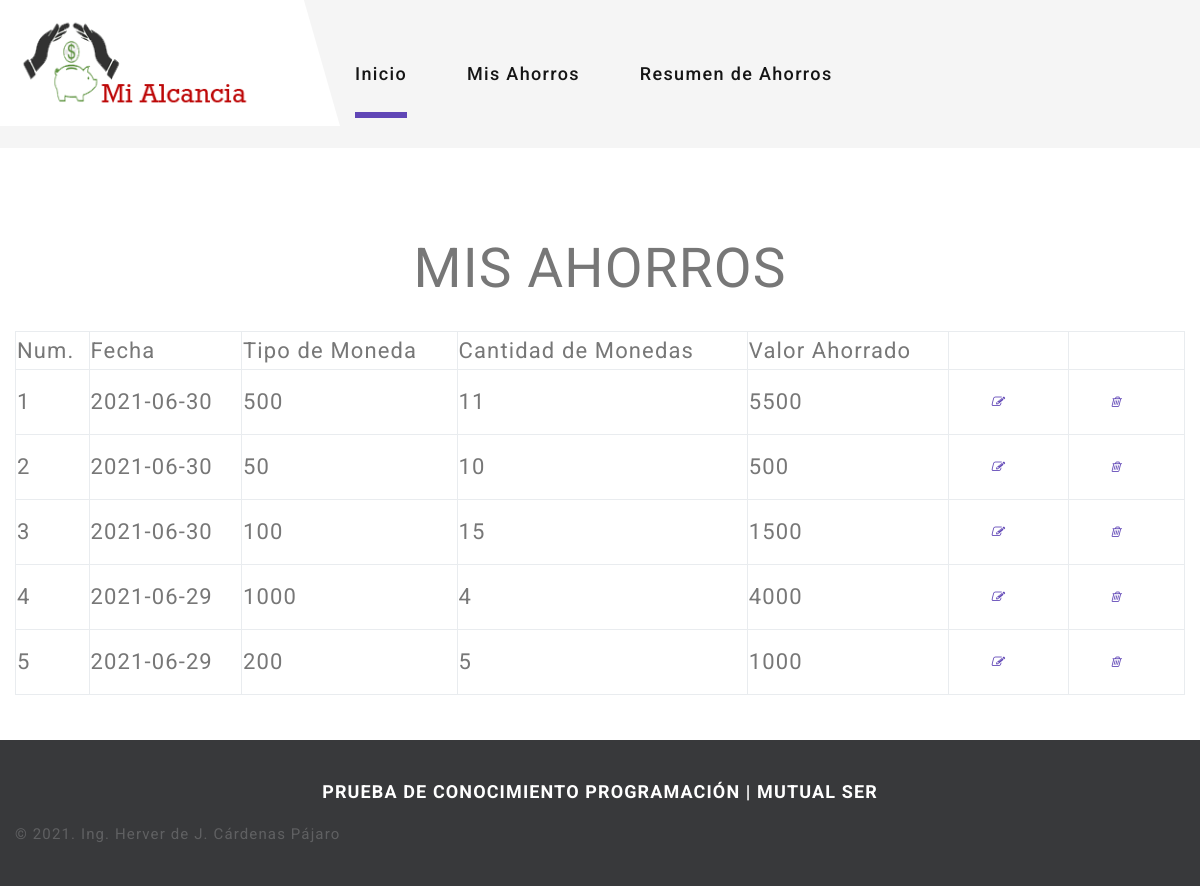
Screenshot of /misahorros with the database file from the repository.
### tables this page shows
CREATE TABLE IF NOT EXISTS `ahorro` (
  `id` int(11) NOT NULL AUTO_INCREMENT,
  `fecha` date NOT NULL,
  `tipom` varchar(200) NOT NULL,
  `cantidadm` int(11) NOT NULL,
  `vahorrado` int(11) NOT NULL,
  PRIMARY KEY (`id`)
);

### controladores/plantilla.controlador.php (called while the page is built)
<?php
class ControladorPlantilla{
	public function ctrTraerPlantilla(){
		include "vistas/plantilla.php";
	}
}

### index.php (called while the page is built)
<?php
require_once "controladores/plantilla.controlador.php";
require_once "controladores/pagina.controlador.php";
require_once "modelos/pagina.modelo.php";
$plantilla = new ControladorPlantilla();
$plantilla -> ctrTraerPlantilla();
?>

### controladores/pagina.controlador.php (called while the page is built, shortened)
<?php
class ControladorFormularios{
static public function ctrmostrarahorros(){
	$tabla = "ahorro";
	$respuesta = ModeloFormularios::mdlseleccionarahorros($tabla);
	return $respuesta;
}
}
?>

### modelos/conexion.php (called while the page is built)
<?php
class Conexion {
	static public function conectar(){
		$link = new PDO("mysql:host=localhost;dbname=alcancia",
						"root",
						"");
		$link->exec("set names utf8");
		return $link;
	}
}
?>

### modelos/pagina.modelo.php (called while the page is built, shortened)
<?php
require_once "conexion.php";
class ModeloFormularios{
static public function mdlseleccionarahorros($tabla){
		$stmt = Conexion::conectar()->prepare("SELECT * FROM $tabla ORDER BY id asc ");
		$stmt->execute();
		return $stmt->fetchAll();
	}
}
?>

### vistas/paginas/misahorros.php (the view, shortened to what this page needs)
<?php
$ahorros = ControladorFormularios::ctrmostrarahorros();
?>
 <section class="section section-sm section-first bg-default">
        <div class="container">
          <h3 class="heading-3" style="text-align: center;">MIS AHORROS</h3><br>
         <table class="table-bordered table-success" width="100%" style="font-size: 22px">
          <tr>
            <td>Num.</td>
            <td>Fecha</td>
            <td>Tipo de Moneda</td>
            <td>Cantidad de Monedas</td>
            <td>Valor Ahorrado</td>
            <td></td>
            <td></td>
          </tr>
           <?php foreach ($ahorros as $key => $value):?>
            <tr>
            <td><?php echo ($key +1); ?></td>
            <td><?php echo $value["fecha"]; ?></td>
            <td><?php echo $value["tipom"]; ?></td>
            <td><?php echo $value["cantidadm"]; ?></td>
            <td><?php echo $value["vahorrado"]; ?></td>
            <td> <a href="index.php?pagina=editar&id=<?php echo $value["id"];  ?>" title="Editar" role="button" class="btn btn-success btn-sm" data-toggle="modal" ><i class=" fa fa-edit" ></i></a></td>
                            <td> <a href="#e<?php echo $value['id']; ?>" title="Agregar" role="button" class="btn btn-success btn-sm" data-toggle="modal" >
                              <i class=" fa fa-trash-o" ></i>
                            </a>
                          </td>
            </tr>
            <?php endforeach ?>
            </table>
        </div>
      </section>

### vistas/plantilla.php (shortened to what this page needs)
<!DOCTYPE html>
<html lang="en">
<head>
    <link rel="stylesheet" href="vistas/css/bootstrap.css">
    <link rel="stylesheet" href="vistas/css/fonts.css">
    <link rel="stylesheet" href="vistas/css/style.css">
</head>
<body>
	<?php
	include "paginas/modulos/cabecera.php";
                if(isset($_GET["pagina"])){
                    if($_GET["pagina"] == "inicio" ||
                       $_GET["pagina"] == "misahorros" ||
                       $_GET["pagina"] == "resumenahorros" ||
                       $_GET["pagina"] == "editar" ||
                       $_GET["pagina"] == "salir"){
                        include "paginas/".$_GET["pagina"].".php";
                    }else{
                        include "paginas/error404.php";
                    }
                }else{
                    include "paginas/inicio.php";
                }
	include "paginas/modulos/footer.php";
	?>
</body>
</html>

### vistas/paginas/modulos/cabecera.php (shortened to what this page needs)
<header class="section page-header">
        <div class="rd-navbar-wrap">
          <nav class="rd-navbar rd-navbar-modern" data-layout="rd-navbar-fixed" data-sm-layout="rd-navbar-fixed" data-md-layout="rd-navbar-fixed" data-md-device-layout="rd-navbar-fixed" data-lg-layout="rd-navbar-static" data-lg-device-layout="rd-navbar-fixed" data-xl-layout="rd-navbar-static" data-xl-device-layout="rd-navbar-static" data-xxl-layout="rd-navbar-static" data-xxl-device-layout="rd-navbar-static" data-lg-stick-up-offset="56px" data-xl-stick-up-offset="56px" data-xxl-stick-up-offset="56px" data-lg-stick-up="true" data-xl-stick-up="true" data-xxl-stick-up="true">
            <div class="rd-navbar-inner-outer">
              <div class="rd-navbar-inner">
                <div class="rd-navbar-panel">
                  <div class="rd-navbar-brand"><a class="brand" href="index.php"><img class="brand-logo-dark" src="vistas/images/logo_alcancia.png" alt="" width="198" height="66"/></a></div>
                </div>
                  <div class="rd-navbar-main">
                    <ul class="rd-navbar-nav">
                      <li class="rd-nav-item active"><a class="rd-nav-link" href="inicio">Inicio</a>
                      </li>
                      <li class="rd-nav-item"><a class="rd-nav-link" href="misahorros">Mis Ahorros</a></li>
                      <li class="rd-nav-item"><a class="rd-nav-link" href="resumenahorros">Resumen de Ahorros</a></li>
                    </ul>
                  </div>
                </div>
              </div>
            </div>
      </header>

### vistas/paginas/modulos/footer.php (shortened to what this page needs)
<footer class="section footer-modern context-dark footer-modern-2">
  <div class="footer-modern-line-3">
    <div class="container">
      <div class="row row-10 justify-content-between">
        <div class="col-md-12"><h6 style="text-align: center;">PRUEBA DE CONOCIMIENTO PROGRAMACIÓN | MUTUAL SER</h6></div>
        <div class="col-md-auto">
          <p class="rights"><span>&copy;&nbsp;</span><span class="copyright-year"></span><span></span><span>.&nbsp;</span>Ing. Herver de J. Cárdenas Pájaro</span></p>
        </div>
      </div>
    </div>
  </div>
</footer>

### rows the page displays
ahorro: fecha "2021-06-30", tipom "500", cantidadm "11", vahorrado "5500"
ahorro: fecha "2021-06-30", tipom "50", cantidadm "10", vahorrado "500"
ahorro: fecha "2021-06-30", tipom "100", cantidadm "15", vahorrado "1500"
ahorro: fecha "2021-06-29", tipom "1000", cantidadm "4", vahorrado "4000"
ahorro: fecha "2021-06-29", tipom "200", cantidadm "5", vahorrado "1000"
